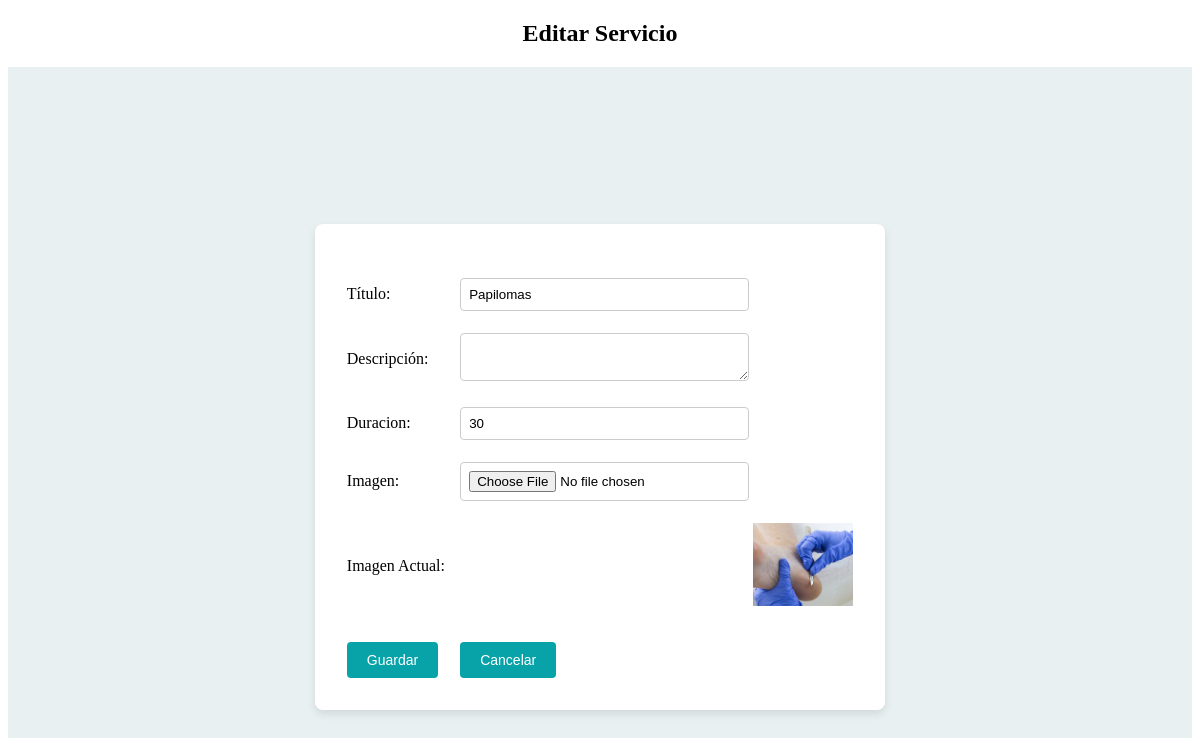
The page /Codigo/validaciones/promociones/editar_promocion.php?idPromocion=3 on the database its author committed.
### tables this page shows
CREATE TABLE Promociones (
    idPromocion INT PRIMARY KEY AUTO_INCREMENT,
    titulo VARCHAR(100),
    descripcion TEXT,
    duracion INT,  
    imagen VARCHAR(255),
    idAdmin INT,
    FOREIGN KEY (idAdmin) REFERENCES Admin(idAdmin)
);

### Codigo/validaciones/promociones/editar_promocion.php (the view, shortened to what this page needs)
<?php
require_once __DIR__ . '/../../conexion/conexion.php';
$idPromocion = $_GET['idPromocion'] ?? null;
$query = "SELECT titulo, descripcion, duracion, imagen FROM promociones WHERE idPromocion = ?";
$stmt = $conexion->prepare($query);
$stmt->bind_param('i', $idPromocion);
$stmt->execute();
$result = $stmt->get_result();
$promocion = $result->fetch_assoc();
?>
<!DOCTYPE html>
<html lang="es">
<head>
    <link rel="stylesheet" href="/Codigo/estilos/stylePromo.css">
    <link rel="stylesheet" href="/Codigo/estilos/styleColores.css">
</head>
<body>
    <h2>Editar Servicio</h2>
    <div class="form-container">
        <form action="procesar_editar_promocion.php" method="POST">
            <table>
                <tr>
                    <td><input type="hidden" name="idPromocion" value="<?php echo htmlspecialchars($idPromocion); ?>"></td>
                </tr>
                <tr>
                    <td><label for="titulo">Título:</label></td>
                    <td><input type="text" id="titulo" name="titulo" value="<?php echo htmlspecialchars($promocion['titulo']); ?>" required></td>
                </tr>
                <tr>
                    <td><label for="descripcion">Descripción:</label></td>
                    <td><textarea id="descripcion" name="descripcion" required><?php echo htmlspecialchars($promocion['descripcion']); ?></textarea></td>
                </tr>
                <tr>
                    <td><label for="duracion">Duracion:</label></td>
                    <td><input type="text" id="duracion" name="duracion" value="<?php echo htmlspecialchars($promocion['duracion']); ?>"></td>
                </tr>
                <tr>
                    <td><label for="imagen">Imagen:</label></td>
                    <td><input type="file" id="imagen" name="imagen" accept="image/*"></td>
                </tr>
                <tr>
                    <td colspan="2"><label for="imagen">Imagen Actual:</label></td>
                    <td colspan="2">
                        <?php if (!empty($promocion['imagen'])) { ?>
                            <img src="<?php echo '/Codigo' . htmlspecialchars($promocion['imagen']); ?>" alt="Imagen de la promoción" style="max-width: 100px; max-height: 100px;">
                        <?php } else { ?>
                            Sin imagen
                        <?php } ?>
                    </td>
                </tr>
                <tr>
                    <td><button type="submit" class="btnGuardar">Guardar</button></td>
                    <td><button type="button" class="btnCancelar" onclick="window.close()">Cancelar</button></td>
                </tr>
            </table>
        </form>
    </div>
</body>
</html>

### Codigo/estilos/stylePromo.css (style rules this page uses)
.btnGuardar, .btnCancelar { background-color: var(--colorBoton); color: white; border: none; padding: 10px 20px; margin-top: 10px; cursor: pointer; border-radius: 5px; font-size: 14px; }
h2 { text-align: center; margin-bottom: 20px; }
.form-container { display: flex; justify-content: center; align-items: center; min-height: 100vh; background-color: var(--colorFondoDivs); }
.form-container table { background-color: #fff; padding: 20px; border-radius: 8px; box-shadow: 0 4px 8px rgba(0, 0, 0, 0.1); width: 100%; max-width: 600px; }
.form-container td { padding: 10px; }
.form-container input[type="text"], .form-container input[type="date"], .form-container input[type="number"], .form-container textarea, .form-container input[type="file"] { width: 100%; padding: 8px; border: 1px solid #ccc; border-radius: 4px; }
.form-container button { padding: 10px 20px; border: none; border-radius: 4px; cursor: pointer; }

### Codigo/estilos/styleColores.css (style rules this page uses)
:root { --colorFondo: #f0f0f0; --colorTexto: #333; --colorBoton: #08A3A9; --colorBotonHover: #0f2788; --colorBotonActivoHover: #0056b3; --colorFondoClarito: #DFF5F6; --colorFondoDivs: #E8F0F1; --disponible: #155724; --semiDisponible: #856404; --noDisponible: #721c24; --fueraServicio: #6c757d; --colorCamposInvalidosFondo: #ffe6e6; --colorCamposValidosFondo: #e6ffe6; }

### rows shown on the page
promociones: titulo "Papilomas", duracion "30", imagen (picture)
